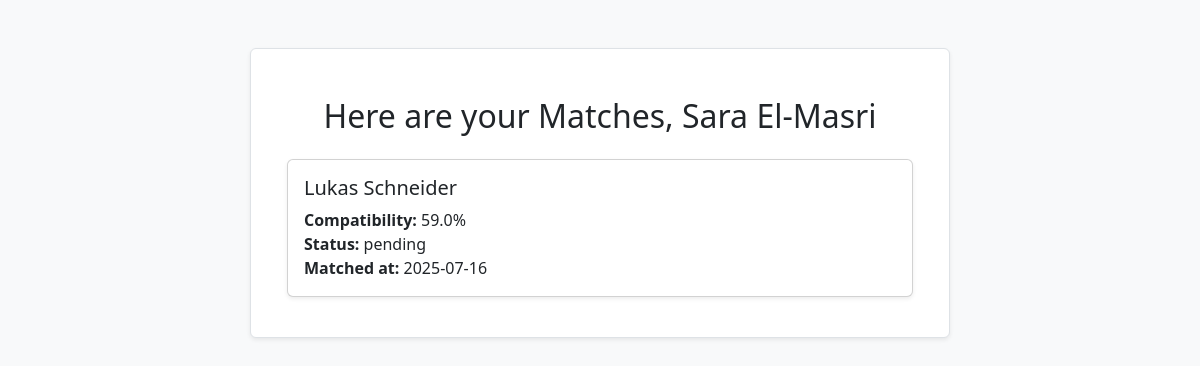
The app's page /my_matches (signed in) with its own data.
### models.py (models this page shows)
class User(db.Model):
    __tablename__ = 'user'
    user_id = db.Column(db.Integer, primary_key=True)
    uni_id = db.Column(db.Integer, db.ForeignKey('university.uni_id'))
    name = db.Column(db.Text, nullable=False)
    email = db.Column(db.Text, unique=True, nullable=False)
    password = db.Column(db.Text, nullable=False)
    birth_date = db.Column(db.Date, nullable=False)
    created_at = db.Column(db.Date, default=date.today)
    profile_picture = db.Column(db.LargeBinary, nullable=False)
    description = db.Column(db.Text, nullable=False, default="")
    university = db.relationship('University', backref='students', lazy=True)
    personality_result = db.relationship('PersonalityResult', uselist=False, backref='user')

class Match(db.Model):
    __tablename__ = 'match'
    match_id = db.Column(db.Integer, primary_key=True)
    user1_id = db.Column(db.Integer, db.ForeignKey('user.user_id'))
    user2_id = db.Column(db.Integer, db.ForeignKey('user.user_id'))
    compatibility = db.Column(db.Float)
    status = db.Column(db.Text)  # e.g., 'pending', 'accepted'
    matched_at = db.Column(db.Date)
    user1 = db.relationship('User', foreign_keys=[user1_id], backref='matches_as_user1')
    user2 = db.relationship('User', foreign_keys=[user2_id], backref='matches_as_user2')

### routes/route_my_matches.py (the view)
@main_bp.route('/my_matches', methods=['GET', 'POST'])
def my_matches():
    user_id= session.get('user_id')
    currUser = user_dao.get_uid(user_id)
    matches = match_dao.get_all_for_uid(user_id=user_id)
    return render_template('my_matches.html',matches=matches,currUser=currUser)

### dao/match_dao.py (called while the page is built)
    @classmethod
    def get_all_for_uid(cls, user_id):
        return Match.query.filter(
            (Match.user1_id == user_id) | (Match.user2_id == user_id)
        ).all()

### dao/user_dao.py (called while the page is built)
    @classmethod
    def get_uid(cls, user_id):
        return db.session.get(User, user_id)

### templates/my_matches.html (shortened to what this page needs)
{% extends 'base.html' %}
{% block header %}
    <h2 class="text-center mt-4">
        Here are your Matches, {{ currUser.name }}
    </h2>
{% endblock %}
{% block content %}
<div class="container mt-4" style="max-width: 700px;">
  {% for match in matches %}
    {% if match.user1.user_id == currUser.user_id %}
      {% set other = match.user2 %}
    {% else %}
      {% set other = match.user1 %}
    {% endif %}
    <div class="card mb-3 shadow-sm">
      <div class="card-body">
        <h5 class="card-title">{{ other.name }}</h5>
        <p class="card-text">
          <strong>Compatibility:</strong> {{ (match.compatibility * 100)|round(0) }}%<br>
          <strong>Status:</strong> {{ match.status }}<br>
          <strong>Matched at:</strong> {{ match.matched_at.strftime('%Y-%m-%d') }}
        </p>
      </div>
    </div>
  {% endfor %}
</div>
{% endblock %}

### records on screen
User: name "Sara El-Masri"
Match: (match.compatibility*100)|round(0) "59.0", status "pending", matched_at "2025-07-16"
User: name "Lukas Schneider"
